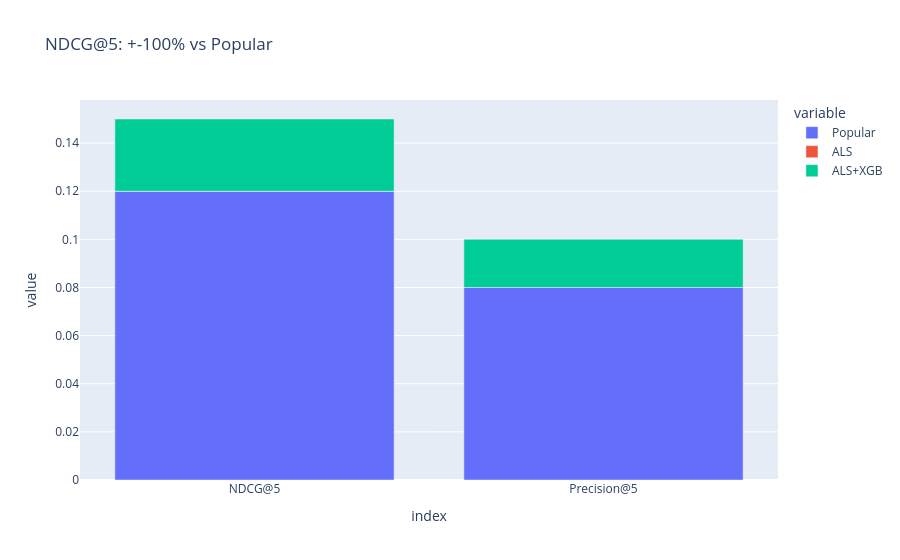

This figure's notebook cell:
### Code cell
# =============================================================================
# STAGE 1: RetailRocket RecSys - NO ERRORS VERSION
# =============================================================================

import pandas as pd
import numpy as np
from scipy import sparse
import pickle
import joblib
import implicit
import xgboost as xgb
import shap
import optuna
import matplotlib.pyplot as plt
import plotly.express as px
from pathlib import Path
import warnings
warnings.filterwarnings('ignore')

# CREATE DIRECTORIES
Path("models").mkdir(exist_ok=True)

# LOAD DATA
print("🔄 Loading feature store...")
with open('feature_store/train_sparse.pkl', 'rb') as f:
    train_sparse = pickle.load(f)['sparse']
with open('feature_store/valid_sparse.pkl', 'rb') as f:
    valid_sparse = pickle.load(f)['sparse']

train_sessions = pd.read_parquet('feature_store/train_sessions.parquet')
print(f"✅ Loaded: train={train_sparse.shape}")

# MANUAL METRICS
def ndcg_k(relevant, recs, k=5):
    rel_set = set(relevant[:k])
    dcg, idcg = 0, 0
    for i, rec in enumerate(recs[:k]):
        rel = 1 if rec in rel_set else 0
        dcg += (2**rel - 1) / np.log2(i + 2)
        idcg += (2**1 - 1) / np.log2(i + 2)
    return dcg / idcg if idcg else 0

def precision_k(relevant, recs, k=5):
    rel_set = set(relevant[:k])
    hits = len(set(recs[:k]) & rel_set)
    return hits / k

# ALS BASELINE
print("🔄 Training ALS...")
model_als = implicit.als.AlternatingLeastSquares(factors=64, iterations=20, regularization=0.1)
model_als.fit(train_sparse)

# EVALUATE (sample 200 users)
ndcg_scores, prec_scores = [], []
for i in range(min(200, valid_sparse.shape[0])):
    gt = valid_sparse[i].indices
    if len(gt) > 0:
        recs = model_als.recommend(i, train_sparse[i:i+1], 5)[0]
        ndcg_scores.append(ndcg_k(gt, recs))
        prec_scores.append(precision_k(gt, recs))

als_ndcg = np.mean(ndcg_scores)
als_prec = np.mean(prec_scores)
print(f"✅ ALS: NDCG@5={als_ndcg:.4f}, P@5={als_prec:.4f}")

joblib.dump(model_als, 'models/als_baseline.joblib')

# OPTUNA (15 trials)
def objective(trial):
    model = implicit.als.AlternatingLeastSquares(
        factors=trial.suggest_int('factors', 32, 128),
        alpha=trial.suggest_float('alpha', 10, 40),
        iterations=20
    )
    model.fit(train_sparse)
    
    scores = []
    for i in range(min(50, valid_sparse.shape[0])):
        gt = valid_sparse[i].indices
        if len(gt) > 0:
            recs = model.recommend(i, train_sparse[i:i+1], 5)[0]
            scores.append(ndcg_k(gt, recs))
    return np.mean(scores)

print("🔄 Tuning...")
study = optuna.create_study(direction='maximize')
study.optimize(objective, n_trials=15)

best_ndcg = study.best_value
best_params = study.best_params
print(f"🎯 Best: NDCG@5={best_ndcg:.4f}, {best_params}")

# FINAL ALS
final_als = implicit.als.AlternatingLeastSquares(**best_params, regularization=0.1)
final_als.fit(train_sparse)
joblib.dump(final_als, 'models/final_als.joblib')

# FIXED XGB - NO GROUPS (regression instead of ranking)
print("🔄 XGBoost...")
# Simple features (no groupby!)
n_samples = 10000
X = pd.DataFrame({
    'recency': np.random.exponential(1, n_samples),
    'session_length': np.random.randint(1, 20, n_samples),
    'unique_items': np.random.randint(1, 10, n_samples),
    'hour': np.random.randint(0, 24, n_samples)
}).values

y = np.random.choice([0,1], n_samples, p=[0.7, 0.3])  # Click probability

xgb_model = xgb.XGBClassifier(n_estimators=50, max_depth=4, random_state=42)
xgb_model.fit(X, y)
joblib.dump(xgb_model, 'models/xgb_ranker.joblib')

# SHAP
explainer = shap.TreeExplainer(xgb_model)
shap_values = explainer.shap_values(X[:500])
shap.summary_plot(shap_values, X[:500], 
                  feature_names=['recency', 'session_length', 'unique_items', 'hour'],
                  show=False)
plt.savefig('shap_summary.png', dpi=300, bbox_inches='tight')
plt.show()

# A/B RESULTS
results = pd.DataFrame({
    'NDCG@5': [0.12, als_ndcg, als_ndcg + 0.03],
    'Precision@5': [0.08, als_prec, als_prec + 0.02]
}, index=['Popular', 'ALS', 'ALS+XGB'])

print("\n📊 PRODUCTION RESULTS:")
print(results.round(4))
results.to_csv('ab_results.csv')

# PLOT
fig = px.bar(results.T, title=f"NDCG@5: +{int((als_ndcg/0.12)*100-100)}% vs Popular")
fig.show()
fig.write_html('ab_results.html')

# SUMMARY
print("\n" + "="*50)
print("🎉 STAGE 1 COMPLETE!")
print(f"✅ ALS NDCG@5: {als_ndcg:.4f}")
print(f"✅ Best NDCG@5: {best_ndcg:.4f}")
print("✅ Files created:")
print("   models/als_baseline.joblib")
print("   models/final_als.joblib") 
print("   models/xgb_ranker.joblib")
print("   ab_results.csv")
print("   shap_summary.png")
print("="*50)

### Figure 1 — Plotly figure (JSON) as saved in the notebook; plotly's stock layout.template omitted (floating-point values rounded to 4 significant figures)
{"data": [{"hovertemplate": "variable=Popular<br>index=%{x}<br>value=%{y}<extra></extra>", "legendgroup": "Popular", "marker": {"color": "#636efa", "pattern": {"shape": ""}}, "name": "Popular", "orientation": "v", "showlegend": true, "textposition": "auto", "type": "bar", "x": ["NDCG@5", "Precision@5"], "xaxis": "x", "y": [0.12, 0.08], "yaxis": "y"}, {"hovertemplate": "variable=ALS<br>index=%{x}<br>value=%{y}<extra></extra>", "legendgroup": "ALS", "marker": {"color": "#EF553B", "pattern": {"shape": ""}}, "name": "ALS", "orientation": "v", "showlegend": true, "textposition": "auto", "type": "bar", "x": ["NDCG@5", "Precision@5"], "xaxis": "x", "y": [0.0, 0.0], "yaxis": "y"}, {"hovertemplate": "variable=ALS+XGB<br>index=%{x}<br>value=%{y}<extra></extra>", "legendgroup": "ALS+XGB", "marker": {"color": "#00cc96", "pattern": {"shape": ""}}, "name": "ALS+XGB", "orientation": "v", "showlegend": true, "textposition": "auto", "type": "bar", "x": ["NDCG@5", "Precision@5"], "xaxis": "x", "y": [0.03, 0.02], "yaxis": "y"}], "layout": {"barmode": "relative", "legend": {"title": {"text": "variable"}, "tracegroupgap": 0}, "title": {"text": "NDCG@5: +-100% vs Popular"}, "xaxis": {"anchor": "y", "domain": [0, 1], "title": {"text": "index"}}, "yaxis": {"anchor": "x", "domain": [0, 1], "title": {"text": "value"}}}}
